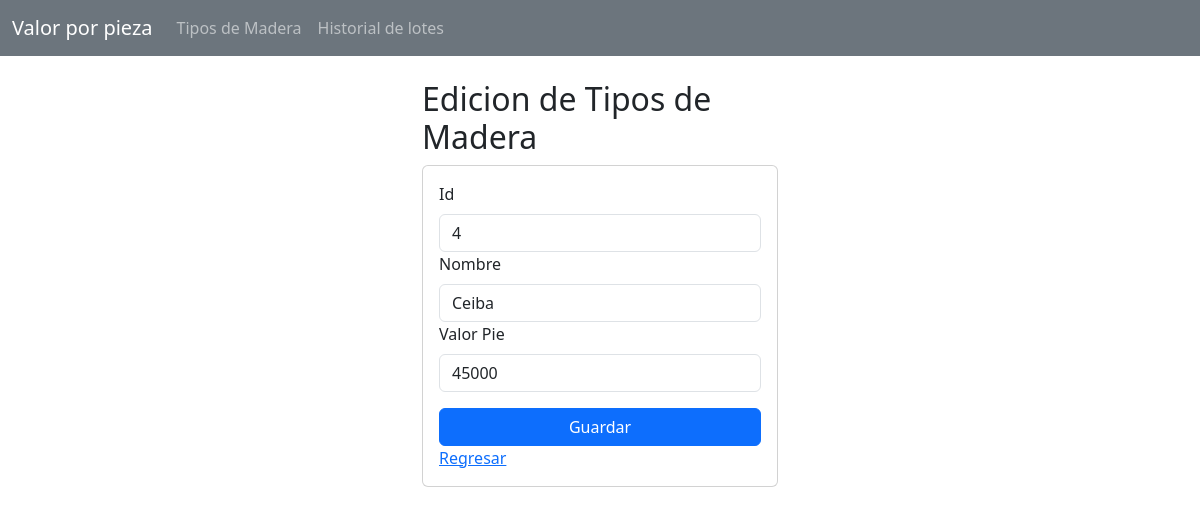
Before: /edicionTipoMadera/4 with the older database file.
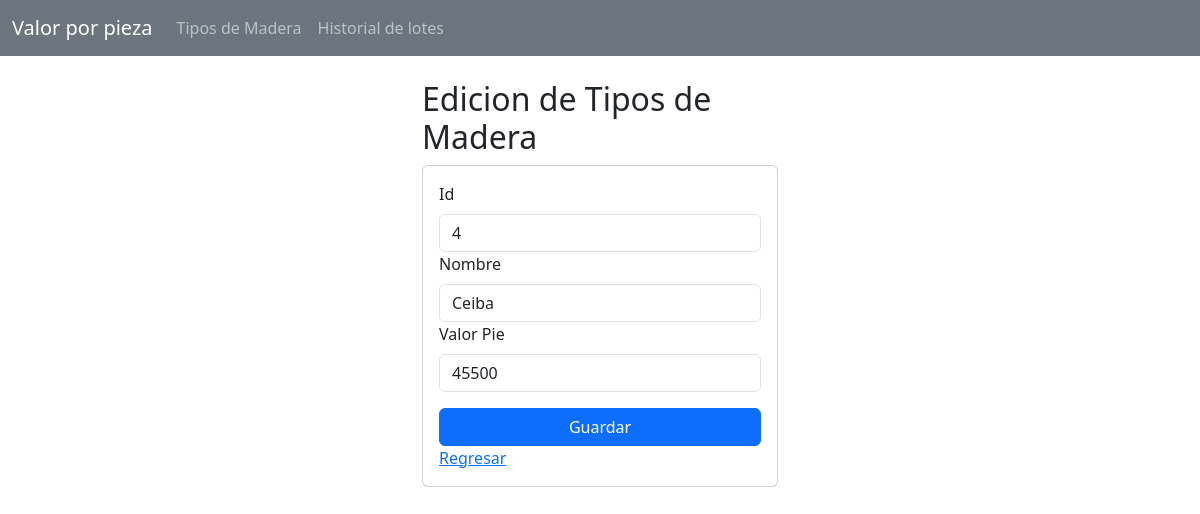
After: the same page with the newer database file.
### CalcularValor/models.py (models this page shows, shortened)
class TipoMadera(models.Model):
    idTipoMadera = models.AutoField(primary_key=True)
    nombre = models.CharField(max_length=50)
    valorPie = models.PositiveIntegerField()

### CalcularValor/views.py (the view)
# urls.py: path('edicionTipoMadera/<idTipoMadera>', views.edicionTipoMadera, name='edicionTipoMadera'),
def edicionTipoMadera(request, idTipoMadera):
    tipoMadera = TipoMadera.objects.get(idTipoMadera=idTipoMadera)
    return render(request, 'edicionTipoMadera.html', {'tipoMadera': tipoMadera})

### CalcularValor/templates/edicionTipoMadera.html (shortened to what this page needs)
{% extends "./base.html" %} {% block title %} Edicion de Tipos de Madera {% endblock%} {% block body%}
<div class="row">
  <div class="col-md-4 offset-md-4">
    <h2>Edicion de Tipos de Madera</h2>
    <div class="card">
      <div class="card-body">
        <form action="/editarTipoMadera/" method="POST">
          <div class="form-group">
            <label for="txtIdTipoMadera" class="form-label">Id</label>
            <input
              type="text"
              value="{{tipoMadera.idTipoMadera}}"
              name="txtIdTipoMadera"
              id="txtIdTipoMadera"
              class="form-control"
              maxlength="6"
              minlength="6"
              required
              readonly
            />
          </div>
          <div class="form-group">
            <label for="txtNombre" class="form-label">Nombre</label>
            <input
              type="text"
              value="{{tipoMadera.nombre}}"
              name="txtNombre"
              id="txtNombre"
              class="form-control"
              maxlength="50"
              required
            />
          </div>
          <div class="form-group">
            <label for="txtValorPie" class="form-label">Valor Pie</label>
            <input
              type="text"
              value="{{tipoMadera.valorPie}}"
              name="txtValorPie"
              id="txtValorPie"
              class="form-control"
              min="1"
              max="9"
              value="1"
              required
            />
          </div>
          <div class="d-grid gap-2">
            <button class="btn btn-primary mt-3">Guardar</button>
          </div>
        </form>
        <a href="/tiposMadera">Regresar</a>
      </div>
    </div>
  </div>
</div>
{% endblock %}

Changed rows visible on the page:
changed TipoMadera "Ceiba": txtValorPie "45000" → "45500"
